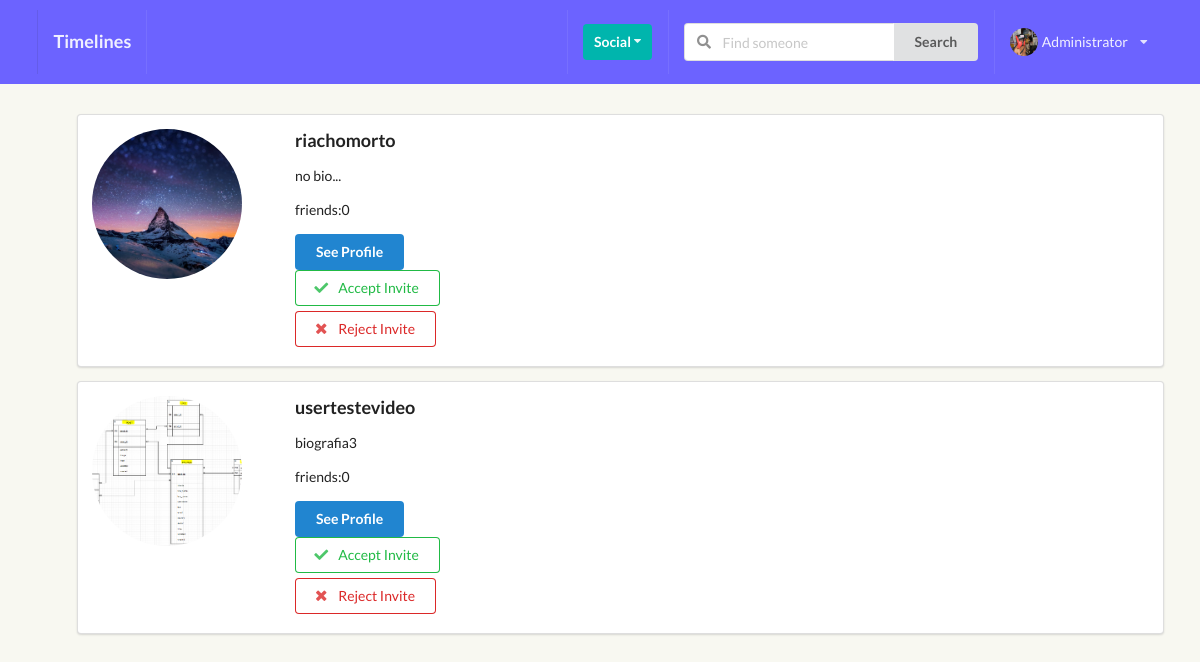
The app's page /profiles/my_invites/ (signed in), older data.
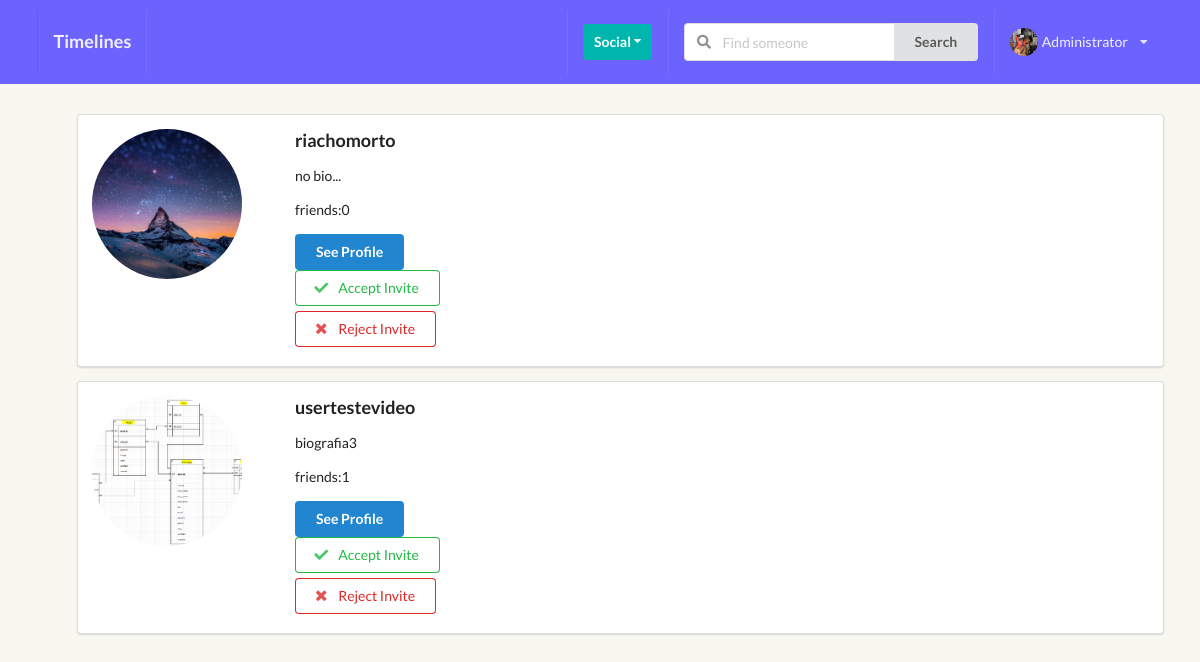
The same page, newer data.
### perfil/models.py (models this page shows, shortened)
class Profile(models.Model):
    first_name = models.CharField(max_length=200, blank=True)
    last_name = models.CharField(max_length=200, blank=True)
    username = models.OneToOneField(User, on_delete=models.CASCADE)
    bio = models.TextField(default="no bio...", max_length=120)
    email = models.EmailField(max_length=200, blank=True)
    country = models.CharField(max_length=200, blank=True)
    avatar = models.ImageField(default='avatar.png', upload_to='avatars/')
    friends = models.ManyToManyField(User, blank=True, related_name='friends')
    slug = models.SlugField(unique=True, blank=True)
    updated = models.DateTimeField(auto_now=True)
    created = models.DateTimeField(auto_now_add=True)
    objects = ProfileManager()
    def get_friends_no(self):
        return self.friends.count()
    __initial_first_name = None
    __initial_last_name = None
    def __init__(self, *args, **kwargs):
        super().__init__(*args, **kwargs)
        self.__initial_first_name = self.first_name
        self.__initial_last_name = self.last_name

### perfil/views.py (the view)
# urls.py: path('my_invites/', invites_received_view, name="my-invites-view"),
@login_required
def invites_received_view(request):
    profile = Profile.objects.get(username=request.user)
    qs = Relationship.objects.invitations_received(profile)
    result = list(map(lambda x: x.sender, qs))
    is_empty = False
    if len(result) == 0:
        is_empty = True
    context = {
        'qs': result,
        'is_empty': is_empty,
        }
    return render(request, 'perfil/my_invites.html', context)

### perfil/context_processors.py (called while the page is built)
def profile_pic(request):
    if request.user.is_authenticated:
        profile_obj = Profile.objects.get(username=request.user)
        pic = profile_obj.avatar
        return {'picture':pic}
    return {}

def invitations_received_no(request):
    if request.user.is_authenticated:
        profile_obj = Profile.objects.get(username=request.user)
        qs_count = Relationship.objects.invitations_received(profile_obj).count()
        return {'invites_num':qs_count}
    return {}

### perfil/models.py (called while the page is built)
    def invitations_received(self, receiver):
        qs = Relationship.objects.filter(receiver=receiver, status='send')
        return qs

### perfil/templates/perfil/my_invites.html (shortened to what this page needs)
{% extends 'base.html' %} {% block title %} My Invites {% endblock title %} {% block content %}
<ul class="pt-100">
    {% for obj in qs %}
    <div class="ui segment ">
        <div class="ui grid">
            <div class="row">
                <div class="three wide column">
                    <img class="ui small circular image profile-pic" src="{{ obj.avatar.url }}">
                </div>
                <div class="thirteen wide column">
                    <h3>{{obj.username}}</h3>
                    <p>{{obj.bio}}</p>
                    <p>friends:{{obj.get_friends_no}}</p>
                    <button class="ui primary button">See Profile</button>
                    <form action="{% url 'perfil:accept_invitation' %}" method="POST">
                        <button type="submit" class="ui positive basic button w-big mb-5">
                                    <i class="check icon"></i>
                                    Accept Invite
                                </button>
                    </form>
                    <form action="{% url 'perfil:reject_invitation' %}" method="POST">
                        <button type="submit" class="ui negative basic button w-big mb-5">
                                    <i class="close icon"></i>
                                    Reject Invite
                                </button>
                    </form>
                </div>
            </div>
        </div>
    </div>
    {% endfor %}
</ul>
{% endblock content %}

Row changes from the older to the newer data that the page shows:
changed Profile "biografia3": get_friends_no "0" → "1"
